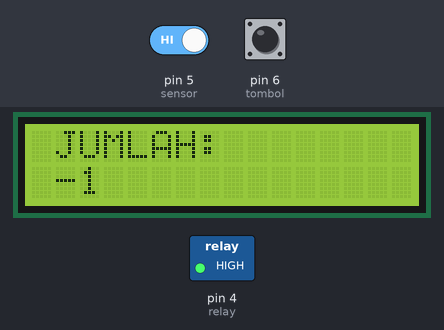
The sketch below on a simulated Arduino Uno, built with avr-gcc and run on an emulated ATmega328P. On the bench: 16×2 character LCD, switched loads named in the sketch (green lamp = pin HIGH). The inputs (shaded band) are chosen by the test bench; at power-on: pin 6 (tombol) HIGH, pin 5 (sensor) HIGH. What the sketch prints to the serial monitor is not drawn.

Above: at 1.2 s.
1.3 s: pin 6 (tombol) pulled LOW for 0.15 s
At 2.4 s:
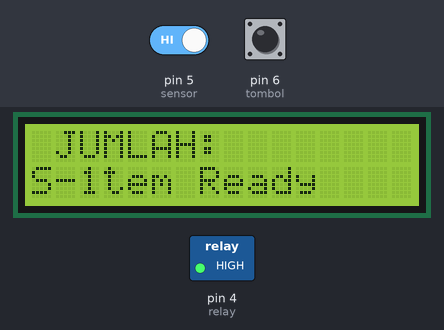
2.9 s: pin 5 (sensor) driven LOW
5.9 s: pin 6 (tombol) pulled LOW for 1 s
At 6.7 s:
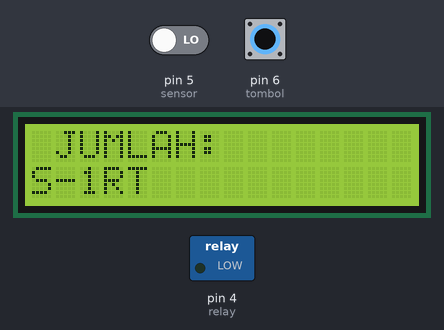
9.9 s: pin 5 (sensor) driven HIGH
At 11.0 s:
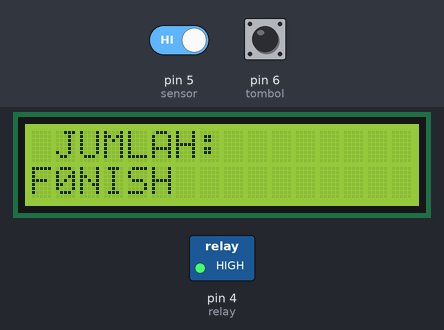
11.4 s: pin 6 (tombol) pulled LOW for 0.15 s
At 12.3 s:
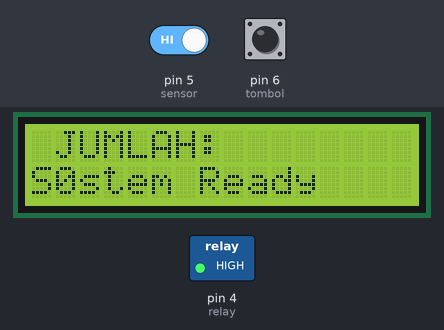
13.0 s: pin 5 (sensor) driven LOW
Timing chart, 0 to 16.0 s (numbered marks = the images above; inputs shaded):
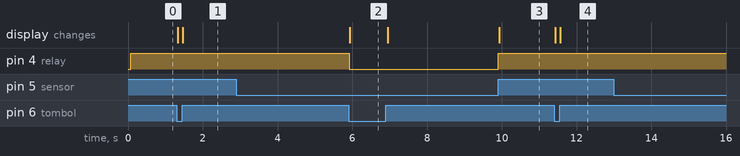

The sketch:

sketch_jan24a.ino
```cpp
#include <LiquidCrystal_I2C.h>
LiquidCrystal_I2C lcd(0x27, 16,2);

int relay = 4;
int sensor = 5;
int tombol = 6;
int jumlah = -1;


void setup()
{
  Serial.begin(9600);
  lcd.init();
  lcd.backlight();
  lcd.clear();
  pinMode(sensor, INPUT);
  pinMode(tombol, INPUT_PULLUP);
  pinMode(relay, OUTPUT);
  digitalWrite(relay, HIGH);


}

void loop()
{
  if(digitalRead(sensor) == 0 || digitalRead(sensor) == 1 && digitalRead(relay) == HIGH && digitalRead(tombol) == 0)
  {
    lcd.clear();
    lcd.setCursor(0,2);
    lcd.print("System Ready");
  }

  if(digitalRead(tombol) == 0 && digitalRead(sensor) == 0)
  {
    digitalWrite(relay, LOW);
    Serial.println("START");

    lcd.clear();
    lcd.setCursor(0,5);
    lcd.print("START");

  }

  if(digitalRead(tombol) == 0 && digitalRead(sensor) == 1 && digitalRead(relay) == HIGH)
  {
    Serial.println("belum ada Kertas");
    lcd.clear();
    lcd.setCursor(0,4);
    lcd.print("NO PAPER");
  }

  if(digitalRead(sensor) == 1 && digitalRead(relay) == LOW)
  {
    digitalWrite(relay, HIGH);
    jumlah = jumlah +1;
    Serial.println(jumlah);
    Serial.println("FINISH");

    lcd.clear();
    lcd.setCursor(0,5);
    lcd.print("FINISH");
  }

    lcd.setCursor(1,0);
    lcd.print("JUMLAH:");
    lcd.setCursor(1,6);
    lcd.print(jumlah);
}
```

Measured:
- after the input at 1.3 s, the display: first changes at once (image 1 shows a later state)
- after the input at 2.9 s, every drawn part: stays the same
- after the input at 5.9 s, pin 4 (relay): HIGH → LOW at once; the display: changes at once (image 2)
- after the input at 9.9 s, pin 4 (relay): LOW → HIGH at once; the display: changes at once (image 3)
- after the input at 11.4 s, the display: first changes at once (image 4 shows a later state)
- after the input at 13.0 s, every drawn part: stays the same
